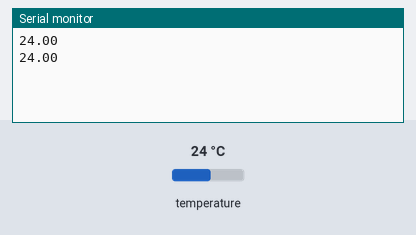
Bench run of a sketch on a simulated Arduino Uno, built with avr-gcc and run on an emulated ATmega328P. Shown: the last lines printed to the serial monitor. Inputs (shaded band) come from the test bench; at power-on: temperature 24 °C.

Above: at 4.3 s.
4.4 s: temperature set to 12 °C
At 6.5 s:
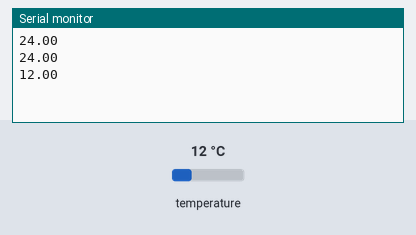
7.3 s: temperature set to 19 °C
At 8.6 s:
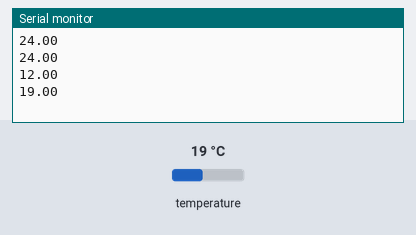
Timing chart, 0 to 10.3 s (numbered marks = the images above; inputs shaded):
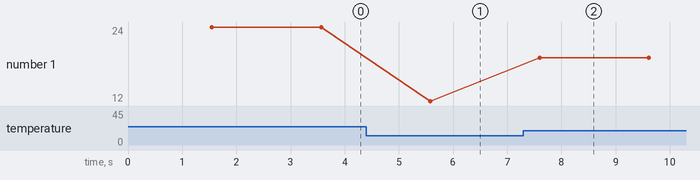

The sketch:

T2.ino
```cpp
#include <OneWireHub.h>
#include <DallasTemperature.h>

//int pinToToggle = 13;

#define ONE_WIRE_BUS_1    2         //ESC                     D2
#define ONE_WIRE_BUS_2    3         //Motor                   D3
//#define ONE_WIRE_BUS_3    2       //ESC3                  A2
//#define ONE_WIRE_BUS_4    3       //ESC4                  A3
//#define ONE_WIRE_BUS_5    4       //MOTOR1                A4
//#define ONE_WIRE_BUS_6    5       //MOTOR2                A5
//#define ONE_WIRE_BUS_7    6       //MOTOR3                A6
//#define ONE_WIRE_BUS_8    7       //MOTOR4                A7
//#define ONE_WIRE_BUS_9    11      //FIXED_WING_MOTOR      A11

float t1, t2, t3, t4, t5, t6, t7, t8, t9;

OneWire oneWire1(ONE_WIRE_BUS_1);
OneWire oneWire2(ONE_WIRE_BUS_2);
//OneWire oneWire3(ONE_WIRE_BUS_3);
//OneWire oneWire4(ONE_WIRE_BUS_4);
//OneWire oneWire5(ONE_WIRE_BUS_5);
//OneWire oneWire6(ONE_WIRE_BUS_6);
//OneWire oneWire7(ONE_WIRE_BUS_7);
//OneWire oneWire8(ONE_WIRE_BUS_8);
//OneWire oneWire9(ONE_WIRE_BUS_9);

DallasTemperature sensors1(&oneWire1);
DallasTemperature sensors2(&oneWire2);
//DallasTemperature sensors3(&oneWire3);
//DallasTemperature sensors4(&oneWire4);
//DallasTemperature sensors5(&oneWire5);
//DallasTemperature sensors6(&oneWire6);
//DallasTemperature sensors7(&oneWire7);
//DallasTemperature sensors8(&oneWire8);
//DallasTemperature sensors9(&oneWire9);

void setup(void)
{
  Serial.begin(9600);

  sensors1.begin();
  sensors2.begin();
//  sensors3.begin();
//  sensors4.begin();
//  sensors5.begin();
//  sensors6.begin();
//  sensors7.begin();
//  sensors8.begin();
//  sensors9.begin();

//  pinMode(PC13, OUTPUT);
}


void loop(void)
{
  sensors1.requestTemperatures();
  sensors2.requestTemperatures();
//  sensors3.requestTemperatures();
//  sensors4.requestTemperatures();
//  sensors5.requestTemperatures();
//  sensors6.requestTemperatures();
//  sensors7.requestTemperatures();
//  sensors8.requestTemperatures();
//  sensors9.requestTemperatures();

  // digitalWrite(PC13, HIGH);
//
//  t1 = sensors1.getTempCByIndex(0);
////  Serial.print("Temperature ESC : \t");
//  Serial.print(t1);
//  //Serial.print((char)176);
////  Serial.print(" C");
//  Serial.print(",");
//  Serial.print("\t || \t");
//
  t2 = sensors2.getTempCByIndex(0);
//  Serial.print("Temperature Motor : \t");
  Serial.print(t2);
  Serial.print("\n");
//
//  t3 = sensors3.getTempCByIndex(0);
//  Serial.print(t3);
//  Serial.print(",");
//
//  t4 = sensors4.getTempCByIndex(0);
//  Serial.print(t4);
//  Serial.print(",");
//
//  t5 = sensors5.getTempCByIndex(0);
//  Serial.print(t5);
//  Serial.print(",");
//
//  t6 = sensors6.getTempCByIndex(0);
//  Serial.print(t6);
//  Serial.print(",");
//
//  t7 = sensors7.getTempCByIndex(0);
//  Serial.print(t7);
//  Serial.print(",");
//
//  t8 = sensors8.getTempCByIndex(0);
//  Serial.print(t8);
//  Serial.print(",");
//
//  t9 = sensors9.getTempCByIndex(0);
//  Serial.print(t9);

  Serial.print("\n\r");
  delay(500);

//  digitalWrite(PC13, LOW);
//  delay(500);
}
```

Measured:
- after the input at 4.4 s, the serial monitor: prints a new line after 1.2 s (image 1)
- after the input at 7.3 s, the serial monitor: prints a new line after 0.30 s (image 2)
- plotted number 1: 24 → 12 after the input at 4.4 s, 12 → 19 after the input at 7.3 s
